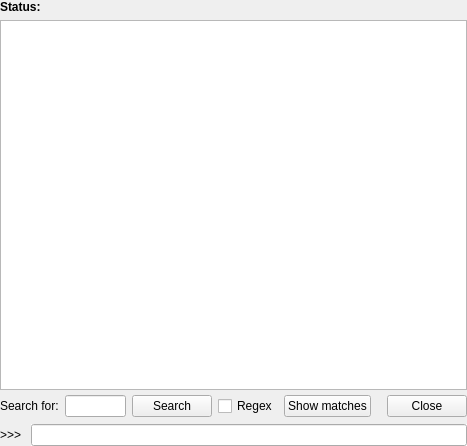
<?xml version="1.0" encoding="UTF-8"?>
<ui version="4.0">
 <class>Form</class>
 <widget class="QWidget" name="Form">
  <property name="geometry">
   <rect>
    <x>0</x>
    <y>0</y>
    <width>467</width>
    <height>446</height>
   </rect>
  </property>
  <property name="windowTitle">
   <string>Form</string>
  </property>
  <layout class="QVBoxLayout" name="verticalLayout">
   <property name="margin">
    <number>0</number>
   </property>
   <item>
    <layout class="QVBoxLayout" name="outViewLayout">
     <property name="spacing">
      <number>3</number>
     </property>
     <property name="margin">
      <number>0</number>
     </property>
     <item>
      <widget class="QLabel" name="actionLabel">
       <property name="font">
        <font>
         <weight>75</weight>
         <bold>true</bold>
         <strikeout>false</strikeout>
         <kerning>true</kerning>
        </font>
       </property>
       <property name="text">
        <string>Status:</string>
       </property>
       <property name="alignment">
        <set>Qt::AlignLeading|Qt::AlignLeft|Qt::AlignVCenter</set>
       </property>
      </widget>
     </item>
     <item>
      <spacer name="verticalSpacer">
       <property name="orientation">
        <enum>Qt::Vertical</enum>
       </property>
       <property name="sizeType">
        <enum>QSizePolicy::Fixed</enum>
       </property>
       <property name="sizeHint" stdset="0">
        <size>
         <width>20</width>
         <height>3</height>
        </size>
       </property>
      </spacer>
     </item>
     <item>
      <widget class="OutputView" name="outView">
       <property name="autoFillBackground">
        <bool>true</bool>
       </property>
       <property name="frameShadow">
        <enum>QFrame::Plain</enum>
       </property>
       <property name="tabChangesFocus">
        <bool>true</bool>
       </property>
       <property name="lineWrapMode">
        <enum>QTextEdit::NoWrap</enum>
       </property>
       <property name="openLinks">
        <bool>false</bool>
       </property>
      </widget>
     </item>
     <item>
      <widget class="QFrame" name="grepPanel">
       <property name="sizePolicy">
        <sizepolicy hsizetype="Preferred" vsizetype="Preferred">
         <horstretch>0</horstretch>
         <verstretch>0</verstretch>
        </sizepolicy>
       </property>
       <property name="frameShape">
        <enum>QFrame::NoFrame</enum>
       </property>
       <property name="frameShadow">
        <enum>QFrame::Raised</enum>
       </property>
       <layout class="QHBoxLayout" name="horizontalLayout_2">
        <property name="leftMargin">
         <number>0</number>
        </property>
        <property name="topMargin">
         <number>2</number>
        </property>
        <property name="rightMargin">
         <number>0</number>
        </property>
        <property name="bottomMargin">
         <number>1</number>
        </property>
        <item>
         <widget class="QLabel" name="label_2">
          <property name="text">
           <string>Search for:</string>
          </property>
         </widget>
        </item>
        <item>
         <widget class="HistoryLineEdit" name="grepText"/>
        </item>
        <item>
         <widget class="QPushButton" name="grepSearch">
          <property name="sizePolicy">
           <sizepolicy hsizetype="Minimum" vsizetype="Ignored">
            <horstretch>0</horstretch>
            <verstretch>0</verstretch>
           </sizepolicy>
          </property>
          <property name="text">
           <string>Search</string>
          </property>
          <property name="autoDefault">
           <bool>false</bool>
          </property>
         </widget>
        </item>
        <item>
         <widget class="QCheckBox" name="grepRegex">
          <property name="text">
           <string>Regex</string>
          </property>
         </widget>
        </item>
        <item>
         <widget class="QPushButton" name="grepOccur">
          <property name="text">
           <string>Show matches</string>
          </property>
         </widget>
        </item>
        <item>
         <spacer name="horizontalSpacer_3">
          <property name="orientation">
           <enum>Qt::Horizontal</enum>
          </property>
          <property name="sizeType">
           <enum>QSizePolicy::Fixed</enum>
          </property>
          <property name="sizeHint" stdset="0">
           <size>
            <width>10</width>
            <height>20</height>
           </size>
          </property>
         </spacer>
        </item>
        <item>
         <widget class="QPushButton" name="grepClose">
          <property name="sizePolicy">
           <sizepolicy hsizetype="Preferred" vsizetype="Ignored">
            <horstretch>0</horstretch>
            <verstretch>0</verstretch>
           </sizepolicy>
          </property>
          <property name="text">
           <string>Close</string>
          </property>
         </widget>
        </item>
       </layout>
      </widget>
     </item>
    </layout>
   </item>
   <item>
    <widget class="QFrame" name="inputFrame">
     <property name="frameShape">
      <enum>QFrame::NoFrame</enum>
     </property>
     <property name="frameShadow">
      <enum>QFrame::Raised</enum>
     </property>
     <layout class="QHBoxLayout" name="horizontalLayout">
      <property name="margin">
       <number>0</number>
      </property>
      <item>
       <widget class="QLabel" name="label">
        <property name="text">
         <string>&gt;&gt;&gt; </string>
        </property>
        <property name="buddy">
         <cstring>commandInput</cstring>
        </property>
       </widget>
      </item>
      <item>
       <widget class="HistoryLineEdit" name="commandInput">
        <property name="autoFillBackground">
         <bool>true</bool>
        </property>
       </widget>
      </item>
     </layout>
    </widget>
   </item>
  </layout>
  <action name="actionGrep">
   <property name="text">
    <string>Find...</string>
   </property>
   <property name="shortcut">
    <string>Ctrl+F</string>
   </property>
  </action>
  <action name="actionPrint">
   <property name="icon">
    <iconset resource="../../../../resources/nicos-gui.qrc">
     <normaloff>:/print</normaloff>:/print</iconset>
   </property>
   <property name="text">
    <string>&amp;Print...</string>
   </property>
  </action>
  <action name="actionSave">
   <property name="icon">
    <iconset resource="../../../../resources/nicos-gui.qrc">
     <normaloff>:/save</normaloff>:/save</iconset>
   </property>
   <property name="text">
    <string>&amp;Save as...</string>
   </property>
   <property name="shortcut">
    <string>Ctrl+Shift+S</string>
   </property>
  </action>
 </widget>
 <customwidgets>
  <customwidget>
   <class>HistoryLineEdit</class>
   <extends>QLineEdit</extends>
   <header>nicos.gui.histedit.h</header>
  </customwidget>
  <customwidget>
   <class>OutputView</class>
   <extends>QTextBrowser</extends>
   <header>nicos.gui.outview.h</header>
  </customwidget>
 </customwidgets>
 <resources>
  <include location="../../../../resources/nicos-gui.qrc"/>
 </resources>
 <connections/>
</ui>
